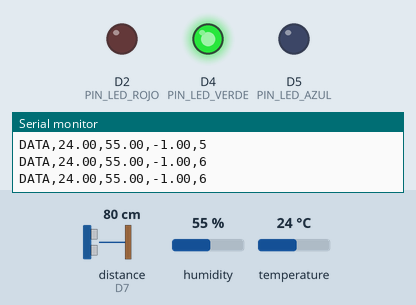
Simulated run of this sketch. Board: Arduino Uno R4 WiFi. Parts: output pins drawn as LEDs (lit = HIGH), the last lines printed to the serial monitor. The inputs (shaded band) are chosen by the test bench; at power-on: distance to the obstacle (sensor on D7) 80 cm, humidity 55 %, temperature 24 °C. The echo pulse lasts 58.3 µs per cm; WiFi joins after 1.5 s; servers stay silent unless stated; uploads are accepted with an empty reply; random numbers use the default seed unless the sketch sets one; pins used as bus, display or sensor lines are not drawn.

Above: at 7.1 s.
At 14.6 s:
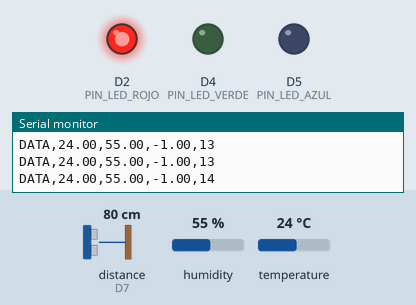
At 21.3 s:
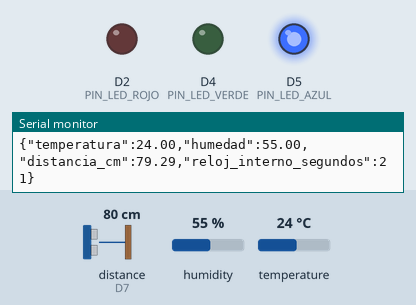
Timing chart, 0 to 32.0 s (numbered marks = the images above):
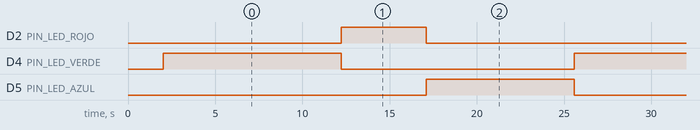

Measured:
- by itself, D2 (PIN_LED_ROJO): alternates HIGH for 4.9 s and LOW for 18.2 s
- by itself, D4 (PIN_LED_VERDE): alternates HIGH for 9.7 s and LOW for 13.4 s
- by itself, D5 (PIN_LED_AZUL): alternates HIGH for 8.5 s and LOW for 14.6 s

The sketch:

sketch.ino
```cpp
// ============================================================
// Monitoreo Ciclo + Envio HTTP a servidor SQLite
// Placa: Arduino UNO R4 WiFi
// Servidor: http://38.242.251.218:10000/api/monitoreo
// ============================================================

#include <DHT.h>
#include <WiFiS3.h>

// -------------------- WiFi --------------------
const char WIFI_SSID[] = "Utalca-visitas";
const char WIFI_PASS[] = "";

// -------------------- Servidor API --------------------
const char API_HOST[] = "38.242.251.218";
const int API_PORT = 8300;
const char API_PATH[] = "/api/monitoreo";

// -------------------- Pines --------------------
#define PIN_DHT        3
#define PIN_LED_VERDE  4
#define PIN_LED_AZUL   5
#define PIN_LED_ROJO   2
#define PIN_BUZZER     8
#define PIN_TRIG       6
#define PIN_ECHO       7

// -------------------- Sensor --------------------
DHT dht(PIN_DHT, DHT11);

// -------------------- Configuracion --------------------
const int DISTANCIA_LIMITE = 5;

const unsigned long TIEMPO_DIA = 10000;
const unsigned long TIEMPO_TARDE = 5000;
const unsigned long TIEMPO_NOCHE = 8000;

const bool SIMULAR_CURVA_DIARIA = false;
const float INTENSIDAD_RUIDO = 1.0;

const unsigned long INTERVALO_ENVIO = 5000;
const unsigned long WIFI_RETRY_MS = 10000;
const unsigned long HTTP_TIMEOUT_MS = 5000;

// -------------------- Variables --------------------
unsigned long tiempoInicio = 0;
unsigned long ultimoEnvio = 0;
unsigned long ultimoIntentoWiFi = 0;

float temperatura = 0;
float humedad = 0;
float distancia = -1;

WiFiClient client;

// ============================================================
// WIFI
// ============================================================
void iniciarWiFi() {
  Serial.print("Conectando a WiFi publica: ");
  Serial.println(WIFI_SSID);

  if (strlen(WIFI_PASS) > 0) {
    WiFi.begin(WIFI_SSID, WIFI_PASS);
  } else {
    WiFi.begin(WIFI_SSID);
  }
}

void gestionarWiFi() {
  if (WiFi.status() == WL_CONNECTED) {
    return;
  }

  unsigned long ahora = millis();

  if (ahora - ultimoIntentoWiFi >= WIFI_RETRY_MS) {
    ultimoIntentoWiFi = ahora;
    iniciarWiFi();
  }
}

// ============================================================
// FUNCION - RUIDO SIMULADO
// ============================================================
float generarRuido(int minimoDecimas, int maximoDecimas) {
  if (!SIMULAR_CURVA_DIARIA) {
    return 0.0;
  }

  return (random(minimoDecimas, maximoDecimas) / 10.0) * INTENSIDAD_RUIDO;
}

// ============================================================
// SETUP
// ============================================================
void setup() {
  Serial.begin(9600);
  delay(500);

  pinMode(PIN_LED_VERDE, OUTPUT);
  pinMode(PIN_LED_AZUL, OUTPUT);
  pinMode(PIN_LED_ROJO, OUTPUT);
  pinMode(PIN_BUZZER, OUTPUT);
  pinMode(PIN_TRIG, OUTPUT);
  pinMode(PIN_ECHO, INPUT);

  dht.begin();
  randomSeed(analogRead(A0));

  iniciarWiFi();

  Serial.println("Sistema listo");
  tiempoInicio = millis();
}

// ============================================================
// LOOP PRINCIPAL
// ============================================================
void loop() {
  gestionarWiFi();

  unsigned long tiempoActual = millis();
  unsigned long tiempoCiclo = tiempoActual - tiempoInicio;
  unsigned long relojInternoSegundos = tiempoActual / 1000;

  temperatura = dht.readTemperature();
  humedad = dht.readHumidity();

  if (isnan(temperatura) || isnan(humedad)) {
    Serial.println("Error leyendo DHT11");
    delay(1000);
    return;
  }

  // -------------------- DIA --------------------
  if (tiempoCiclo < TIEMPO_DIA) {
    distancia = -1;

    digitalWrite(PIN_LED_VERDE, HIGH);
    digitalWrite(PIN_LED_AZUL, LOW);
    digitalWrite(PIN_LED_ROJO, LOW);
    noTone(PIN_BUZZER);

    temperatura = temperatura + generarRuido(15, 31);
    humedad     = humedad - generarRuido(10, 41);
  }

  // -------------------- TARDE --------------------
  else if (tiempoCiclo < TIEMPO_DIA + TIEMPO_TARDE) {
    distancia = -1;

    digitalWrite(PIN_LED_VERDE, LOW);
    digitalWrite(PIN_LED_AZUL, LOW);
    digitalWrite(PIN_LED_ROJO, HIGH);
    noTone(PIN_BUZZER);

    temperatura = temperatura + generarRuido(2, 11);
    humedad     = humedad + generarRuido(-10, 11);
  }

  // -------------------- NOCHE --------------------
  else {
    digitalWrite(PIN_LED_VERDE, LOW);
    digitalWrite(PIN_LED_AZUL, HIGH);
    digitalWrite(PIN_LED_ROJO, LOW);

    temperatura = temperatura - generarRuido(10, 31);
    humedad     = humedad + generarRuido(10, 41);

    moduloProximidad();
  }

  Serial.print("DATA,");
  Serial.print(temperatura);
  Serial.print(",");
  Serial.print(humedad);
  Serial.print(",");
  Serial.print(distancia);
  Serial.print(",");
  Serial.println(relojInternoSegundos);

  if (tiempoActual - ultimoEnvio >= INTERVALO_ENVIO) {
    enviarDatosAPI(
      temperatura,
      humedad,
      distancia,
      relojInternoSegundos
    );

    ultimoEnvio = tiempoActual;
  }

  if (tiempoCiclo >= TIEMPO_DIA + TIEMPO_TARDE + TIEMPO_NOCHE) {
    tiempoInicio = millis();
  }

  delay(500);
}

// ============================================================
// ENVIO HTTP A API
// ============================================================
void enviarDatosAPI(
  float temp,
  float hum,
  float dist,
  unsigned long relojSegundos
) {
  if (WiFi.status() != WL_CONNECTED) {
    Serial.println("No se envia: WiFi no conectado");
    return;
  }

  String json = "{";
  json += "\"temperatura\":" + String(temp, 2) + ",";
  json += "\"humedad\":" + String(hum, 2) + ",";
  json += "\"distancia_cm\":" + String(dist, 2) + ",";
  json += "\"reloj_interno_segundos\":" + String(relojSegundos);
  json += "}";

  Serial.println("Enviando datos por HTTP...");
  Serial.println(json);

  client.stop();

  if (!client.connect(API_HOST, API_PORT)) {
    Serial.println("No se pudo conectar al servidor");
    return;
  }

  client.print("POST ");
  client.print(API_PATH);
  client.println(" HTTP/1.1");

  client.print("Host: ");
  client.print(API_HOST);
  client.print(":");
  client.println(API_PORT);

  client.println("Content-Type: application/json");
  client.println("Accept: application/json");

  client.print("Content-Length: ");
  client.println(json.length());

  client.println("Connection: close");
  client.println();
  client.print(json);

  unsigned long inicio = millis();

  while (millis() - inicio < HTTP_TIMEOUT_MS) {
    while (client.available()) {
      char c = client.read();
      Serial.write(c);
    }

    if (!client.connected()) {
      break;
    }
  }

  client.stop();

  Serial.println();
  Serial.println("Envio HTTP finalizado");
}

// ============================================================
// PROXIMIDAD Y BUZZER
// ============================================================
void moduloProximidad() {
  digitalWrite(PIN_TRIG, LOW);
  delayMicroseconds(2);

  digitalWrite(PIN_TRIG, HIGH);
  delayMicroseconds(10);

  digitalWrite(PIN_TRIG, LOW);

  long duracion = pulseIn(PIN_ECHO, HIGH, 30000);

  if (duracion == 0) {
    distancia = -1;
  } else {
    distancia = duracion * 0.034 / 2;
  }

  Serial.print("[Distancia]: ");
  Serial.println(distancia);

  if (distancia > 0 && distancia <= DISTANCIA_LIMITE) {
    tone(PIN_BUZZER, 1000);
  } else {
    noTone(PIN_BUZZER);
  }
}
```
